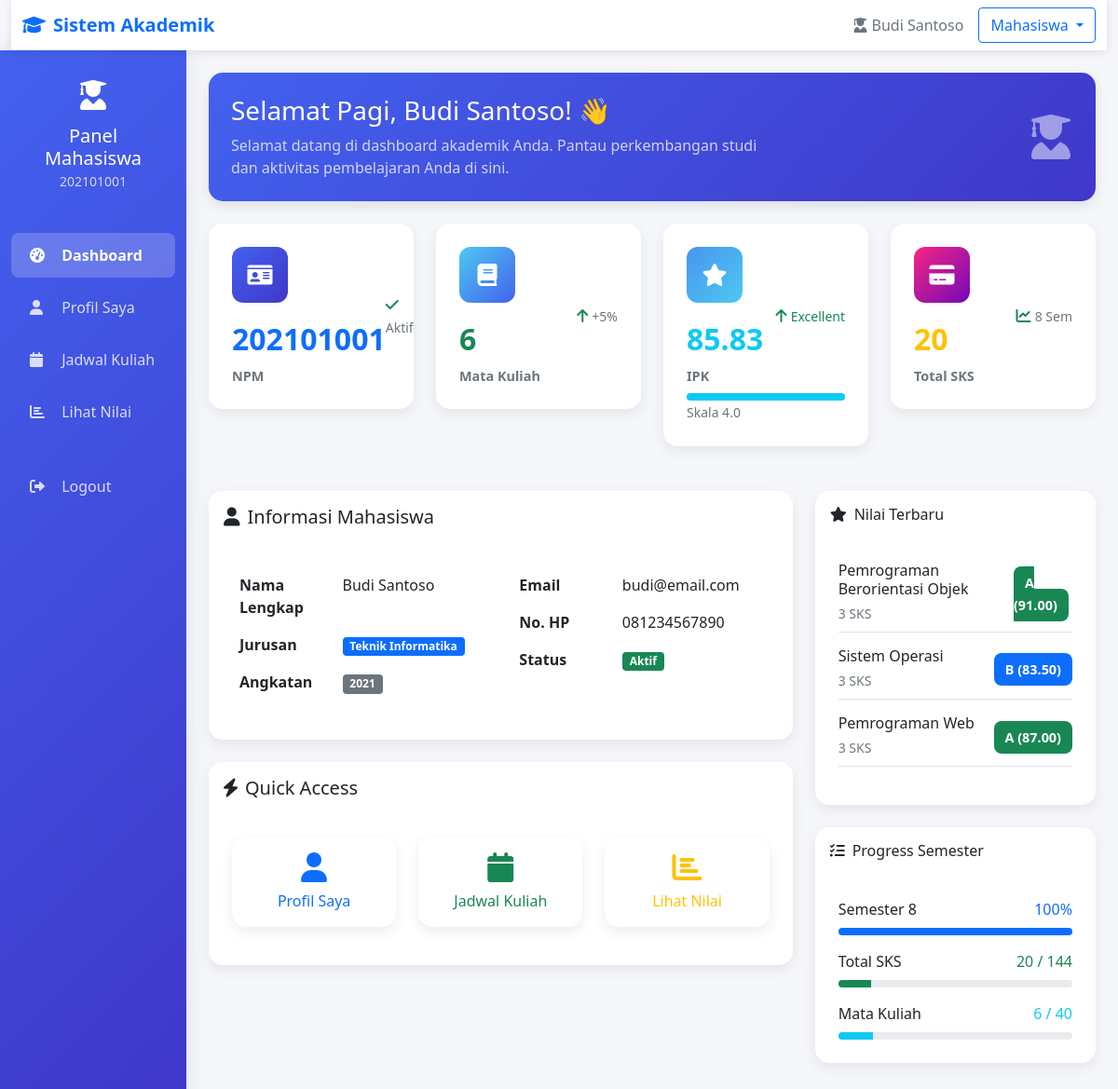
The page /mahasiswa/dashboard.php (signed in) on the database its author committed.
### tables this page shows
CREATE TABLE `mahasiswa` (
  `id` int(11) NOT NULL,
  `npm` varchar(20) NOT NULL,
  `password` varchar(255) NOT NULL,
  `nama` varchar(100) NOT NULL,
  `jurusan` varchar(50) NOT NULL,
  `angkatan` year(4) NOT NULL,
  `email` varchar(100) DEFAULT NULL,
  `no_hp` varchar(15) DEFAULT NULL,
  `created_at` timestamp NOT NULL DEFAULT current_timestamp()
);

CREATE TABLE `nilai` (
  `id` int(11) NOT NULL,
  `mahasiswa_id` int(11) NOT NULL,
  `mata_kuliah_id` int(11) NOT NULL,
  `nilai_huruf` enum('A','B','C','D','E') NOT NULL,
  `nilai_angka` decimal(4,2) NOT NULL,
  `semester` int(11) NOT NULL,
  `tahun_akademik` varchar(9) NOT NULL
);

CREATE TABLE `mata_kuliah` (
  `id` int(11) NOT NULL,
  `kode_mk` varchar(10) NOT NULL,
  `nama_mk` varchar(100) NOT NULL,
  `sks` int(11) NOT NULL,
  `semester` int(11) NOT NULL,
  `dosen_pengampu` varchar(100) NOT NULL
);

### mahasiswa/dashboard.php (the view, shortened to what the rows shown need)
<?php
$database = new Database();
$db = $database->getConnection();
$mahasiswa_id = $_SESSION['user_id'];
$query = "SELECT * FROM mahasiswa WHERE id = :id";
$stmt = $db->prepare($query);
$stmt->bindParam(':id', $mahasiswa_id);
$stmt->execute();
$mahasiswa = $stmt->fetch(PDO::FETCH_ASSOC);
$query_nilai_terbaru = "SELECT n.*, mk.nama_mk, mk.sks
                        FROM nilai n
                        JOIN mata_kuliah mk ON n.mata_kuliah_id = mk.id
                        WHERE n.mahasiswa_id = :id
                        ORDER BY n.id DESC LIMIT 3";
$stmt_nilai_terbaru = $db->prepare($query_nilai_terbaru);
$stmt_nilai_terbaru->bindParam(':id', $mahasiswa_id);
$stmt_nilai_terbaru->execute();
$tahun_sekarang = date('Y');
$semester_sekarang = (($tahun_sekarang - $mahasiswa['angkatan']) * 2) + 1;
$semester_sekarang = min($semester_sekarang, 8);
?>
<!DOCTYPE html>
<html lang="id">
<head>
    <link href="https://cdn.jsdelivr.net/npm/bootstrap@5.1.3/dist/css/bootstrap.min.css" rel="stylesheet">
    <link href="https://cdnjs.cloudflare.com/ajax/libs/font-awesome/6.0.0/css/all.min.css" rel="stylesheet">
</head>
<body>
    <div class="container-fluid">
        <div class="row">
            <nav class="col-md-3 col-lg-2 d-md-block sidebar collapse">
                <div class="position-sticky pt-3">
                    <div class="text-center mb-4">
                        <div class="text-white p-3">
                            <i class="fas fa-user-graduate fa-2x mb-3"></i>
                            <h5 class="mb-0">Panel Mahasiswa</h5>
                            <small class="opacity-75"><?php echo $mahasiswa['npm']; ?></small>
                        </div>
                    </div>
                </div>
            </nav>
            <main class="col-md-9 ms-sm-auto col-lg-10 px-md-4 py-4">
                <div class="row mb-4">
                    <div class="col-xl-3 col-md-6 mb-4">
                        <div class="stat-card">
                            <div class="card-body">
                                <div class="d-flex justify-content-between">
                                    <div>
                                        <div class="stat-icon bg-gradient-primary text-white">
                                            <i class="fas fa-id-card"></i>
                                        </div>
                                        <div class="stat-number text-primary"><?php echo $mahasiswa['npm']; ?></div>
                                        <div class="stat-title">NPM</div>
                                    </div>
                                </div>
                            </div>
                        </div>
                    </div>
                    <div class="col-xl-3 col-md-6 mb-4">
                        <div class="stat-card">
                            <div class="card-body">
                                <div class="d-flex justify-content-between">
                                    <div class="align-self-center">
                                        <i class="fas fa-chart-line text-success"></i>
                                        <small class="text-muted"><?php echo $semester_sekarang; ?> Sem</small>
                                    </div>
                                </div>
                            </div>
                        </div>
                    </div>
                </div>
                <div class="row">
                    <div class="col-lg-8 mb-4">
                        <div class="info-card mb-4">
                            <div class="card-body">
                                <div class="row">
                                    <div class="col-md-6">
                                        <table class="table table-borderless">
                                            <tr>
                                                <td width="40%"><strong>Nama Lengkap</strong></td>
                                                <td><?php echo htmlspecialchars($mahasiswa['nama']); ?></td>
                                            </tr>
                                            <tr>
                                                <td>
                                                    <span class="badge bg-primary"><?php echo htmlspecialchars($mahasiswa['jurusan']); ?></span>
                                                </td>
                                            </tr>
                                            <tr>
                                                <td>
                                                    <span class="badge bg-secondary"><?php echo htmlspecialchars($mahasiswa['angkatan']); ?></span>
                                                </td>
                                            </tr>
                                        </table>
                                    </div>
                                    <div class="col-md-6">
                                        <table class="table table-borderless">
                                            <tr>
                                                <td width="40%"><strong>Email</strong></td>
                                                <td><?php echo htmlspecialchars($mahasiswa['email']); ?></td>
                                            </tr>
                                            <tr>
                                                <td><strong>No. HP</strong></td>
                                                <td><?php echo !empty($mahasiswa['no_hp']) ? htmlspecialchars($mahasiswa['no_hp']) : '<span class="text-muted">-</span>'; ?></td>
                                            </tr>
                                        </table>
                                    </div>
                                </div>
                            </div>
                        </div>
                    </div>
                    <div class="col-lg-4 mb-4">
                        <div class="info-card mb-4">
                            <div class="card-body">
                                <?php if ($stmt_nilai_terbaru->rowCount() > 0): ?>
                                    <?php while ($row = $stmt_nilai_terbaru->fetch(PDO::FETCH_ASSOC)): ?>
                                    <div class="d-flex justify-content-between align-items-center mb-3 pb-2 border-bottom">
                                        <div>
                                            <h6 class="mb-1"><?php echo htmlspecialchars($row['nama_mk']); ?></h6>
                                            <small class="text-muted"><?php echo $row['sks']; ?> SKS</small>
                                        </div>
                                        <div>
                                            <span class="nilai-badge
                                                <?php
                                                switch($row['nilai_huruf']) {
                                                    case 'A': echo 'bg-success text-white'; break;
                                                    case 'B': echo 'bg-primary text-white'; break;
                                                }
                                                ?>">
                                                <?php echo $row['nilai_huruf']; ?> (<?php echo $row['nilai_angka']; ?>)
                                            </span>
                                        </div>
                                    </div>
                                    <?php endwhile; ?>
                                <?php endif; ?>
                            </div>
                        </div>
                        <div class="info-card">
                            <div class="card-body">
                                <div class="mb-3">
                                    <div class="d-flex justify-content-between mb-2">
                                        <span>Semester <?php echo $semester_sekarang; ?></span>
                                        <span class="text-primary"><?php echo round(($semester_sekarang/8)*100); ?>%</span>
                                    </div>
                                </div>
                            </div>
                        </div>
                    </div>
                </div>
            </main>
        </div>
    </div>
</body>
</html>

### rows shown on the page
mahasiswa: npm "202101001", angkatan "8", nama "Budi Santoso", jurusan "Teknik Informatika", angkatan "2021", email "budi@email.com", no_hp "081234567890", ($semester_sekarang/8)*100 "100"
nilai: mata_kuliah.nama_mk "Pemrograman Berorientasi Objek", mata_kuliah.sks "3", nilai_huruf "A", nilai_angka "91.00"
nilai: mata_kuliah.nama_mk "Sistem Operasi", mata_kuliah.sks "3", nilai_huruf "B", nilai_angka "83.50"
nilai: mata_kuliah.nama_mk "Pemrograman Web", mata_kuliah.sks "3", nilai_huruf "A", nilai_angka "87.00"

### other values the page prints
$_SESSION['nama'] "Budi Santoso"
$salam "Selamat Pagi"
$total_matkul "6"
min($total_matkul, 5) "5"
$ipk "85.83"
$total_sks "20"
